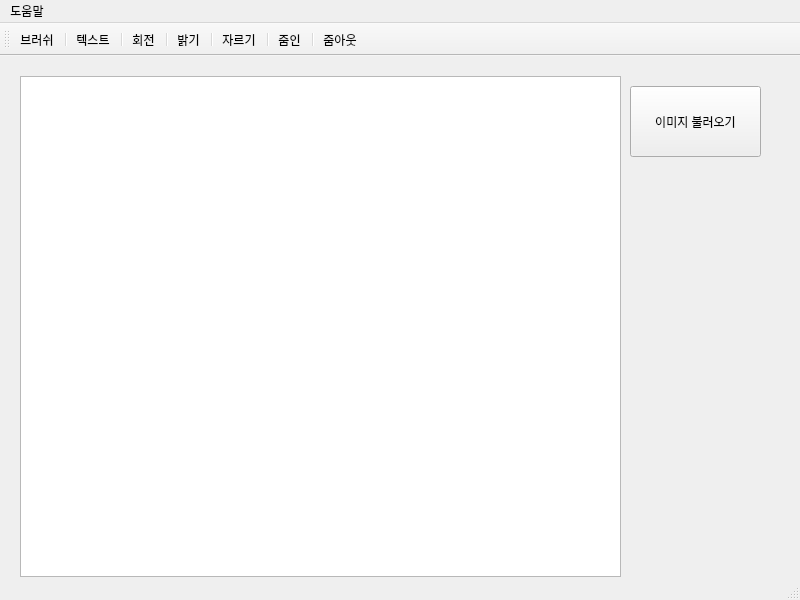
<?xml version="1.0" encoding="UTF-8"?>
<ui version="4.0">
 <class>MainWindow</class>
 <widget class="QMainWindow" name="MainWindow">
  <property name="geometry">
   <rect>
    <x>0</x>
    <y>0</y>
    <width>800</width>
    <height>600</height>
   </rect>
  </property>
  <property name="windowTitle">
   <string>MainWindow</string>
  </property>
  <widget class="QWidget" name="centralwidget">
   <widget class="QPushButton" name="pushButton">
    <property name="geometry">
     <rect>
      <x>630</x>
      <y>30</y>
      <width>131</width>
      <height>71</height>
     </rect>
    </property>
    <property name="text">
     <string>이미지 불러오기</string>
    </property>
   </widget>
   <widget class="QGraphicsView" name="graphicsView">
    <property name="geometry">
     <rect>
      <x>20</x>
      <y>20</y>
      <width>601</width>
      <height>501</height>
     </rect>
    </property>
   </widget>
  </widget>
  <widget class="QMenuBar" name="menubar">
   <property name="geometry">
    <rect>
     <x>0</x>
     <y>0</y>
     <width>800</width>
     <height>17</height>
    </rect>
   </property>
   <widget class="QMenu" name="menu">
    <property name="title">
     <string>도움말</string>
    </property>
    <addaction name="actionAbout"/>
   </widget>
   <addaction name="menu"/>
  </widget>
  <widget class="QStatusBar" name="statusbar"/>
  <widget class="QToolBar" name="toolBar">
   <property name="windowTitle">
    <string>toolBar</string>
   </property>
   <attribute name="toolBarArea">
    <enum>TopToolBarArea</enum>
   </attribute>
   <attribute name="toolBarBreak">
    <bool>false</bool>
   </attribute>
   <addaction name="actionBrush"/>
   <addaction name="separator"/>
   <addaction name="actionText"/>
   <addaction name="separator"/>
   <addaction name="actionRotation"/>
   <addaction name="separator"/>
   <addaction name="actionBrightness"/>
   <addaction name="separator"/>
   <addaction name="actionCut"/>
   <addaction name="separator"/>
   <addaction name="actionzoomIn"/>
   <addaction name="separator"/>
   <addaction name="actionzoomOut"/>
  </widget>
  <action name="actionAbout">
   <property name="text">
    <string>도움말</string>
   </property>
  </action>
  <action name="actionBrush">
   <property name="text">
    <string>브러쉬</string>
   </property>
  </action>
  <action name="actionText">
   <property name="text">
    <string>텍스트</string>
   </property>
  </action>
  <action name="actionRotation">
   <property name="text">
    <string>회전</string>
   </property>
  </action>
  <action name="actionBrightness">
   <property name="text">
    <string>밝기</string>
   </property>
  </action>
  <action name="actionCut">
   <property name="text">
    <string>자르기</string>
   </property>
  </action>
  <action name="actionzoomIn">
   <property name="text">
    <string>줌인</string>
   </property>
  </action>
  <action name="actionzoomOut">
   <property name="text">
    <string>줌아웃</string>
   </property>
  </action>
 </widget>
 <resources/>
 <connections/>
</ui>
